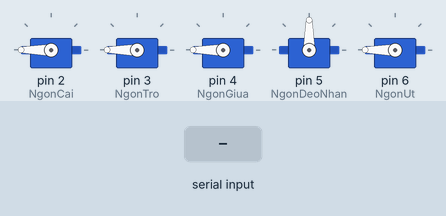
Bench run of a sketch on a simulated Arduino Uno, built with avr-gcc and run on an emulated ATmega328P. Shown: 5 × servo. Inputs (shaded band) come from the test bench. What the sketch prints to the serial monitor is not drawn.

Above: at 1.2 s.
1.3 s: "d!" received over Serial
At 2.3 s:
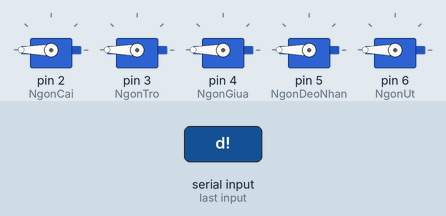
2.8 s: "n!" received over Serial
At 3.4 s:
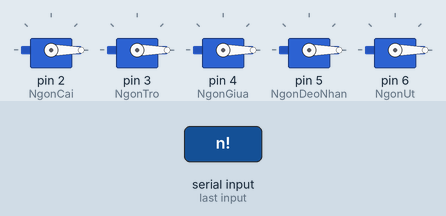
4.3 s: "c!" received over Serial
At 5.5 s:
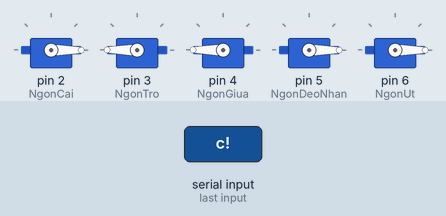
5.8 s: "h!" received over Serial
At 6.9 s:
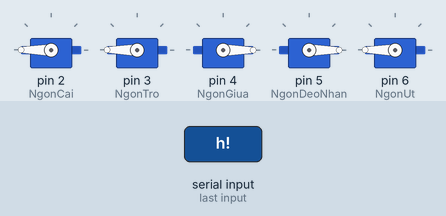
7.3 s: "o!" received over Serial
At 8.0 s:
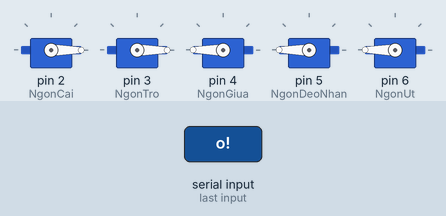
8.8 s: "l!" received over Serial
At 9.2 s:
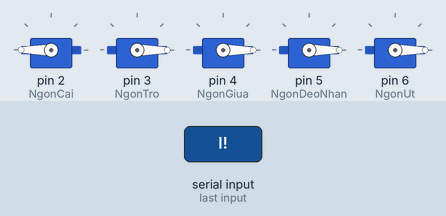
Timing chart, 0 to 11.3 s (numbered marks = the images above; inputs shaded):
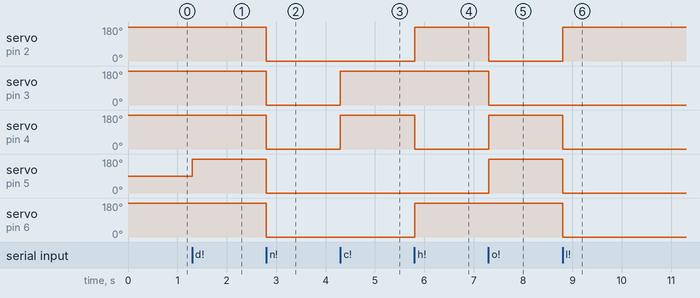

The sketch:

arduinofile.ino
```cpp
#include <Servo.h>
//#include <Arduino_FreeRTOS.h>

int flexNgonCaiin=A1;int flexNgonCaimax=1000;int flexNgonCaimin=900;Servo NgonCai;


int flexNgonTroin=A2;int flexNgonTro1max=1023;int flexNgonTro1min=950;Servo NgonTro;

int flexNgonGiuain=A3;int flexNgonGiua1max=1000;int flexNgonGiua1min=880;Servo NgonGiua;


int flexNgonDeoNhanin=A4;int flexNgonDeoNhan1max=1000;int flexNgonDeoNhan1min=900;Servo NgonDeoNhan;


int flexNgonUtin=A5;int flexNgonUt1max=1023;int flexNgonUt1min=950;Servo NgonUt;
// Khai báo giá trị nhận được từ sensor
double flexNgonCaipos;
double flexNgonTropos;
double flexNgonGiuapos;
double flexNgonDeoNhanpos;
double flexNgonUtpos;

// Khai báo góc quay cua servo
double servoNgonCaipos;
double servoNgonTropos;
double servoNgonGiuapos;
double servoNgonDeoNhanpos;
double servoNgonUtpos;
String s;


void setup() {
  // put your setup code here, to run once:
Serial.begin(9600);
NgonCai.attach(2);
NgonTro.attach(3);
NgonGiua.attach(4);
NgonDeoNhan.attach(5);
NgonUt.attach(6);
NgonCai.write(180);
NgonTro.write(180);
NgonGiua.write(180);
NgonCai.write(180);
NgonUt.write(180);


}

void loop() {
  // Nhan gia tri dong dien
//flexNgonCaipos=analogRead(flexNgonCaiin);
//flexNgonTropos=analogRead(flexNgonTroin);
//flexNgonGiuapos=analogRead(flexNgonGiuain);
//flexNgonDeoNhanpos=analogRead(flexNgonDeoNhanin);
//flexNgonUtpos=analogRead(flexNgonUtin);

 // Chuyen tu gia tri dien sang tin hieu
// servoNgonCaipos=map(flexNgonCaipos,flexNgonCaimin,flexNgonCaimax,0,90);
// servoNgonTropos=map(flexNgonTropos,flexNgonTro1min,flexNgonTro1max,0,90);
// servoNgonGiuapos=map(flexNgonGiuapos,flexNgonGiua1min,flexNgonGiua1max,0,90);
// servoNgonDeoNhanpos=map(flexNgonDeoNhanpos,flexNgonDeoNhan1min,flexNgonDeoNhan1max,0,90);
// servoNgonUtpos=map(flexNgonUtpos,flexNgonUt1min,flexNgonUt1max,0,90);
// Quay dong co
//NgonCai.write(servoNgonCaipos);
//NgonTro.write(servoNgonTropos);
//NgonGiua.write(servoNgonGiuapos);
//NgonDeoNhan.write(servoNgonDeoNhanpos);
//NgonUt.write(servoNgonUtpos);


if(Serial.available()>0)
 {
       s=Serial.readStringUntil('!');
       Serial.print(s);
//        if(s=="c")
//         {
//           NgonCai.write(45);
//           NgonDeoNhan.write(45);
//           NgonUt.write(45);
//         }
//        if(s=="a")
//         {
//          NgonCai.write(0);
//          NgonDeoNhan.write(0);
//          NgonUt.write(0);
//         }
       if(s=="d")
       {
        NgonCai.write(180);
        NgonTro.write(180);
        NgonGiua.write(180);
        NgonDeoNhan.write(180);
        NgonUt.write(180);
       }
       if(s=="n")
       {
        NgonCai.write(0);
        NgonTro.write(0);
        NgonGiua.write(0);
        NgonDeoNhan.write(0);
        NgonUt.write(0);
       }
       if(s=="c")
       {
        NgonCai.write(0);
        NgonTro.write(180);
        NgonGiua.write(180);
        NgonDeoNhan.write(0);
        NgonUt.write(0);
       }
       if(s=="h")
       {
        NgonCai.write(180);
        NgonTro.write(180);
        NgonGiua.write(0);
        NgonDeoNhan.write(0);
        NgonUt.write(180);
       }

        if(s=="o")
       {
        NgonCai.write(0);
        NgonTro.write(0);
        NgonGiua.write(180);
        NgonDeoNhan.write(180);
        NgonUt.write(180);
       }

        if(s=="l")
       {
        NgonCai.write(180);
        NgonTro.write(0);
        NgonGiua.write(0);
        NgonDeoNhan.write(0);
        NgonUt.write(0);
       }


      if(s=="nắm tay")
       {
        compare();
       }
       if(s=="open"||s=="thả tay")
       {
        NgonCai.write(180);
        NgonTro.write(180);
        NgonGiua.write(180);
        NgonDeoNhan.write(180);
        NgonUt.write(180);
       }
       if(s=="like")
       {
         NgonCai.write(180);
         NgonTro.write(0);
         NgonGiua.write(0);
         NgonDeoNhan.write(0);
         NgonUt.write(0);
       }
       if(s=="chào")
       {
         NgonCai.write(0);
         NgonTro.write(180);
         NgonGiua.write(180);
         NgonDeoNhan.write(0);
         NgonUt.write(0);
       }
       if(s=="ok")
       {
         NgonCai.write(0);
        NgonTro.write(0);
        NgonGiua.write(180);
        NgonDeoNhan.write(180);
        NgonUt.write(180);
       }
       if(s=="")
       {

       }

  }

 }

 void compare(){
  char s1[10]="nắm tay";
  char s2[10]="open";

  for(int i=0; i<10;i++)
  {
    if(s1[i]==s[i]){
       NgonCai.write(0);
        NgonTro.write(0);
        NgonGiua.write(0);
        NgonDeoNhan.write(0);
        NgonUt.write(0);
    }
    else if(s2[i]==s[i]) {
        NgonCai.write(180);
        NgonTro.write(180);
        NgonGiua.write(180);
        NgonDeoNhan.write(180);
        NgonUt.write(180);
    }
  }
}
```

Measured:
- after the input at 1.3 s, servo on pin 5 (NgonDeoNhan): 90° → 180° at once
- after the input at 2.8 s, servo on pin 2 (NgonCai), servo on pin 3 (NgonTro), servo on pin 4 (NgonGiua), servo on pin 5 (NgonDeoNhan), servo on pin 6 (NgonUt): 180° → 0° at once
- after the input at 4.3 s, servo on pin 3 (NgonTro), servo on pin 4 (NgonGiua): 0° → 180° at once
- after the input at 5.8 s, servo on pin 2 (NgonCai), servo on pin 6 (NgonUt): 0° → 180° at once; servo on pin 4 (NgonGiua): 180° → 0° at once
- after the input at 7.3 s, servo on pin 2 (NgonCai), servo on pin 3 (NgonTro): 180° → 0° at once; servo on pin 4 (NgonGiua), servo on pin 5 (NgonDeoNhan): 0° → 180° at once
- after the input at 8.8 s, servo on pin 2 (NgonCai): 0° → 180° at once; servo on pin 4 (NgonGiua), servo on pin 5 (NgonDeoNhan), servo on pin 6 (NgonUt): 180° → 0° at once
